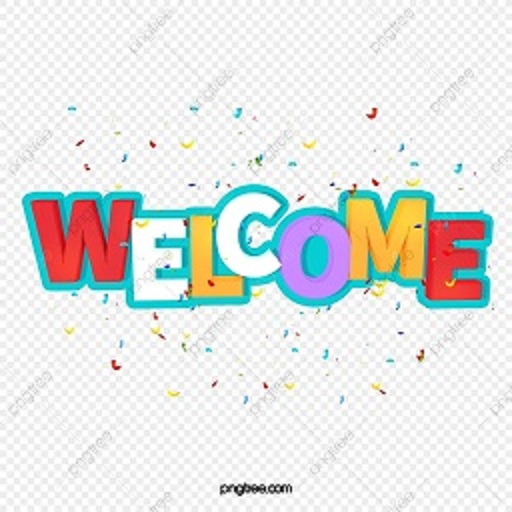
#> input picture 20_style-model-for-image-style-fusion-and-transfer-master/core/style_imgs/1.png, 512 x 512 px, found by its file name
$ python test.py
#> lines starting #> are read from the running program, lines starting #| are printed output that depends on the picture
import numpy as np
import matplotlib.image as mpimg
from matplotlib import pyplot as plt
from mpl_toolkits.mplot3d import Axes3D

img = mpimg.imread('1.png', 0)
#> img is the input picture: shape (512, 512, 3); mean R, G, B 227.3, 228.9, 227.1
pixels = img.shape[0]*img.shape[1]
#> pixels = 262144
channels = 3
data = np.reshape(img[:, :, :channels], (pixels, channels))

histo_rgb, _ = np.histogramdd(data, bins=256)
histo_rg = np.sum(histo_rgb, 2)
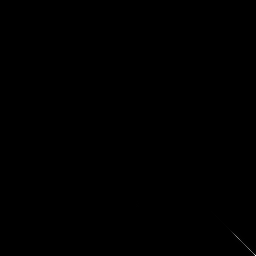
#> histo_rg: shape (256, 256) float64; min 0, max 14748, mean 4; drawn with min black and max white
levels = np.arange(256)

fig = plt.figure()
ax = fig.add_subplot(111, projection='3d')
for g in levels:
#> (the run stopped early here; a loop or call above may not have finished)
